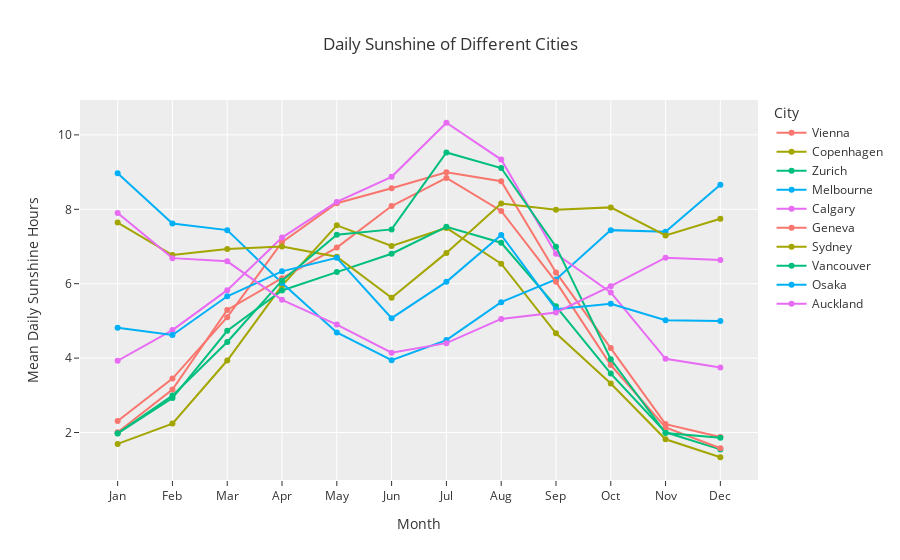

The cell this chart's notebook holds for it:
### Markdown cell above
If you select only Sydney and Vienna **(by double clicking Sydney in the legend and then enabling Vienna)**, you can see that their temperatures exactly align when winter approaches for either city. It seems we have our best candidates.

## Daily sunshine of different cities

Next, we move onto sunshine. This metric is measured in 'sunshine hours', which as the name suggests, simply means how many hours are spent in sunshine per day. Here we simply prefer higher results over lower ones.

### Code cell
fig = go.Figure()
for city in cities_of_interest:
    fig.add_trace(go.Scatter(
        x=city_climates[city].index,
        y=city_climates[city]["Mean monthly sunshine hours"] / (365 / 12),
        name=city,
        hovertemplate="%{y:.2f}"
    ))

fig.update_layout(
    title="Daily Sunshine of Different Cities",
    legend_title="City",
    xaxis_title="Month",
    yaxis_title="Mean Daily Sunshine Hours"
)

fig.show()

### Figure 1 — Plotly figure (JSON) as saved in the notebook; plotly's stock layout.template omitted (floating-point values rounded to 4 significant figures)
{"data": [{"hovertemplate": "%{y:.2f}", "name": "Vienna", "type": "scatter", "x": ["Jan", "Feb", "Mar", "Apr", "May", "Jun", "Jul", "Aug", "Sep", "Oct", "Nov", "Dec"], "y": [2.308, 3.449, 5.099, 7.118, 8.163, 8.564, 8.995, 8.755, 6.302, 4.271, 2.226, 1.877]}, {"hovertemplate": "%{y:.2f}", "name": "Copenhagen", "type": "scatter", "x": ["Jan", "Feb", "Mar", "Apr", "May", "Jun", "Jul", "Aug", "Sep", "Oct", "Nov", "Dec"], "y": [1.693, 2.239, 3.935, 5.947, 7.568, 7.013, 7.499, 6.539, 4.665, 3.317, 1.818, 1.335]}, {"hovertemplate": "%{y:.2f}", "name": "Zurich", "type": "scatter", "x": ["Jan", "Feb", "Mar", "Apr", "May", "Jun", "Jul", "Aug", "Sep", "Oct", "Nov", "Dec"], "y": [1.973, 2.926, 4.734, 5.819, 6.312, 6.805, 7.529, 7.101, 5.392, 3.584, 2.005, 1.545]}, {"hovertemplate": "%{y:.2f}", "name": "Melbourne", "type": "scatter", "x": ["Jan", "Feb", "Mar", "Apr", "May", "Jun", "Jul", "Aug", "Sep", "Oct", "Nov", "Dec"], "y": [8.969, 7.618, 7.44, 6.016, 4.688, 3.945, 4.484, 5.504, 6.115, 7.44, 7.397, 8.663]}, {"hovertemplate": "%{y:.2f}", "name": "Calgary", "type": "scatter", "x": ["Jan", "Feb", "Mar", "Apr", "May", "Jun", "Jul", "Aug", "Sep", "Oct", "Nov", "Dec"], "y": [3.929, 4.754, 5.826, 7.239, 8.199, 8.873, 10.33, 9.337, 6.805, 5.767, 3.981, 3.748]}, {"hovertemplate": "%{y:.2f}", "name": "Geneva", "type": "scatter", "x": ["Jan", "Feb", "Mar", "Apr", "May", "Jun", "Jul", "Aug", "Sep", "Oct", "Nov", "Dec"], "y": [2.005, 3.156, 5.293, 6.148, 6.97, 8.088, 8.844, 7.956, 6.049, 3.814, 2.137, 1.578]}, {"hovertemplate": "%{y:.2f}", "name": "Sydney", "type": "scatter", "x": ["Jan", "Feb", "Mar", "Apr", "May", "Jun", "Jul", "Aug", "Sep", "Oct", "Nov", "Dec"], "y": [7.644, 6.769, 6.93, 7.003, 6.727, 5.622, 6.828, 8.153, 7.989, 8.052, 7.299, 7.746]}, {"hovertemplate": "%{y:.2f}", "name": "Vancouver", "type": "scatter", "x": ["Jan", "Feb", "Mar", "Apr", "May", "Jun", "Jul", "Aug", "Sep", "Oct", "Nov", "Dec"], "y": [1.979, 2.992, 4.432, 6.082, 7.315, 7.46, 9.528, 9.11, 6.996, 3.968, 1.986, 1.858]}, {"hovertemplate": "%{y:.2f}", "name": "Osaka", "type": "scatter", "x": ["Jan", "Feb", "Mar", "Apr", "May", "Jun", "Jul", "Aug", "Sep", "Oct", "Nov", "Dec"], "y": [4.816, 4.622, 5.661, 6.332, 6.697, 5.073, 6.049, 7.312, 5.313, 5.461, 5.017, 5.001]}, {"hovertemplate": "%{y:.2f}", "name": "Auckland", "type": "scatter", "x": ["Jan", "Feb", "Mar", "Apr", "May", "Jun", "Jul", "Aug", "Sep", "Oct", "Nov", "Dec"], "y": [7.9, 6.687, 6.602, 5.566, 4.902, 4.146, 4.402, 5.053, 5.227, 5.934, 6.7, 6.638]}], "layout": {"legend": {"title": {"text": "City"}}, "title": {"text": "Daily Sunshine of Different Cities"}, "xaxis": {"title": {"text": "Month"}}, "yaxis": {"title": {"text": "Mean Daily Sunshine Hours"}}}}
